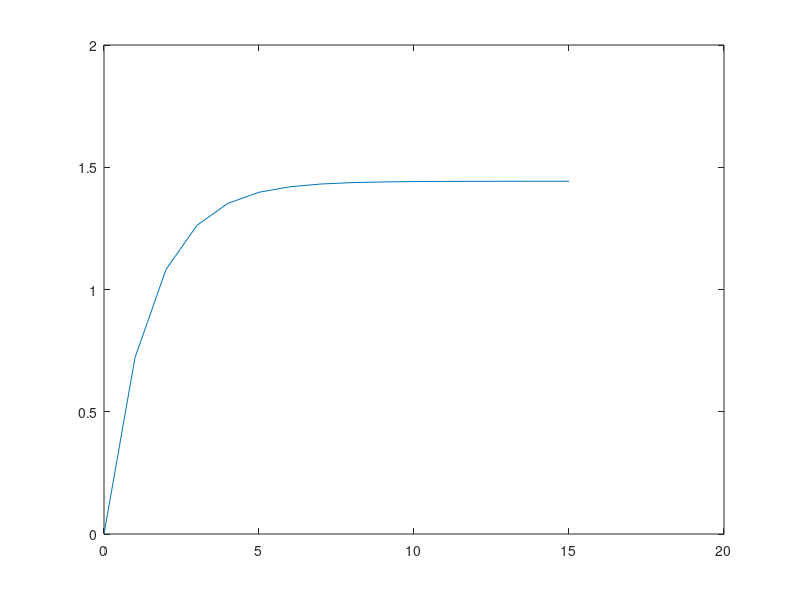

Write MATLAB code to recreate this figure.
k = 0.6931;
I = 1;

c = @(t) (I/k)*(1-exp(-k*t));

t_max = 15;

t = 0:1:t_max;

x = zeros(1,t_max+1);
y = zeros(1,t_max+1);

c2 = @(t) ( (I/k)*(1-((k*t) + 1)*exp(-k*t)) );

for i=1:1:t_max+1
    x(i) = c(i-1);
end

for i=1:1:t_max+1
    y(i) = c2(i-1);
end

plot(t,x);

limiting = I/k